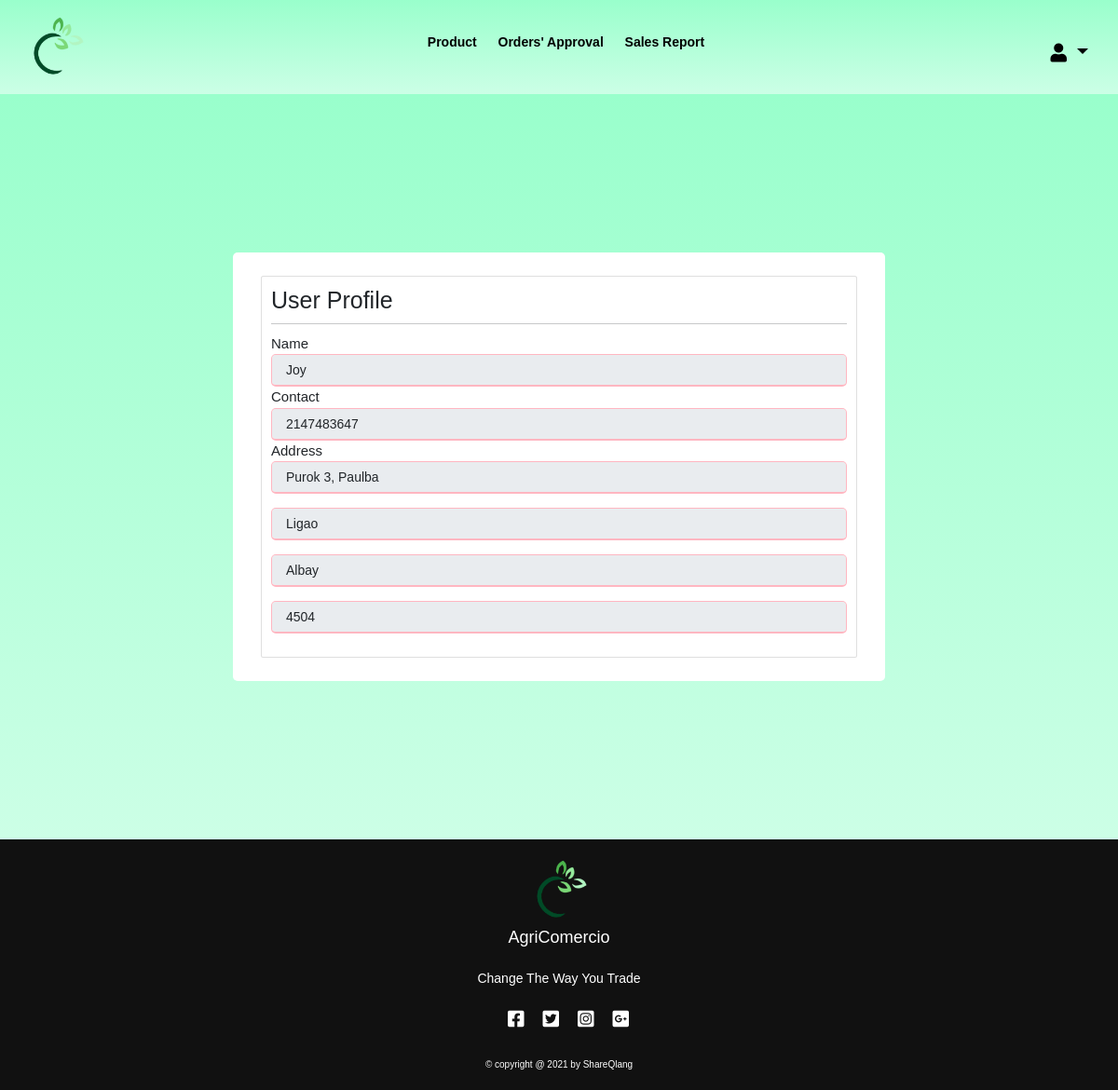
The page /seller/seller_page.php (signed in) on the database its author committed.
### tables this page shows
CREATE TABLE `user_info` (
  `user_info_id` int(11) NOT NULL,
  `user_fullname` varchar(128) NOT NULL,
  `user_id` int(11) NOT NULL,
  `gender` varchar(20) NOT NULL,
  `contact_details` int(20) NOT NULL,
  `house_no_street_brgy` varchar(128) NOT NULL,
  `city` varchar(128) NOT NULL,
  `province` varchar(128) NOT NULL,
  `postal_code` int(11) NOT NULL,
  `user_type` varchar(55) NOT NULL
);

### includes/function.inc.php (called while the page is built, shortened)
<?php
function GetUserDetails($conn, $userid ){
    $sql="SELECT * FROM `user_info`
    WHERE  user_id = ?;
    ";
$stmt=mysqli_stmt_init($conn);
        if (!mysqli_stmt_prepare($stmt, $sql)){
        header("location: index.php?error=stmtfailed");
        exit();
    }
        mysqli_stmt_bind_param($stmt, "s" , $userid);
        mysqli_stmt_execute($stmt);
        $resultData = mysqli_stmt_get_result($stmt);
        if($row = mysqli_fetch_assoc($resultData)){
            return $row;
        }
        else{
            $err=  false;
            return $err;
        }
}

### seller/seller_page.php (the view, shortened to what this page needs)
<?php
include_once "../includes/db_conn.php";
include_once "../includes/function.inc.php";
if(isset($_SESSION['usertype'])){
    if($_SESSION['usertype'] == 'Seller'){
    $USER_ID = $_SESSION['userid'];
        $user_info = GetUserDetails($conn, $USER_ID );
       ?>
<!DOCTYPE html>
<html lang="en">
<head>
    <link rel="stylesheet" href="../css/bootstrap.min.css">
    <link rel="stylesheet" href="../css/style.css">
    <link rel="stylesheet" href="../css/fontawesome.css">
    <link rel="stylesheet" href="../css/owl.carousel.min.css">
    <link rel="stylesheet" href="../css/owl.theme.default.min.css">
    <link rel="stylesheet" href="https://cdnjs.cloudflare.com/ajax/libs/font-awesome/5.15.2/css/all.min.css">
</head>
<body>
<header id="header">
    <div class="right">
        <img clas ="logo" src="../img/logo1.png" alt="" width="70px" height="70px">
    </div>
    <div class="nav-bar">
            <ul>
            <li><a href="product.php">Product</a></li>
            <li><a href="order.php">Orders' Approval</a></li>
            <li><a href="order.php">Sales Report</a></li>
            </ul>
        </div>
    <div class="left">
    <div class="dropdown">
  <button class="dropdown-toggle" type="button" id="dropdownMenu2" data-bs-toggle="dropdown" aria-expanded="false">
  <div class="fas fa-user"></div>
  </button>
</div>
    </div>
</header>
<section id = "profile">
<div class = "profile-container">
    <div class = "row">
        <div class = "col-md-12">
            <div class = "card">
                <div class = "card-body">
                <h1>User Profile</h1>
                <hr>
                <form action="../form.php" method  = "GET">
                    <div class="form-group">
                        <label for="">Name</label>
                        <input type="text" class="form-control" value = "<?php   echo $user_info['user_fullname']; ?>" disabled>
                        <label for="">Contact</label>
                        <input type="text" class="form-control" value = "<?php  echo $user_info['contact_details']; ?>" disabled>
                        <label for="">Address</label>
                        <input type="text" class="form-control" placeholder = "House Number, Street, Barangay" value = "<?php echo $user_info['house_no_street_brgy']; ?>" disabled>
                        <br>
                        <input type="text" class="form-control" placeholder = "City" value = "<?php echo $user_info['city']; ?>" disabled>
                        <br>
                        <input type="text" class="form-control" placeholder = "Province" value = "<?php echo $user_info['province']; ?>" disabled>
                        <br>
                        <input type="text" class="form-control" placeholder = "Postal Code" value = "<?php echo $user_info['postal_code']; ?>" disabled>
                        <br>
                    </div>
                </form>
                </div>
            </div>
        </div>
    </div>
</div>
</section>
<section id="footer">
   <div class="footer-content">
   <img clas ="logo" src="../img/logo1.png" alt="" width="70px" height="70px">
       <h3>AgriComercio</h3>
       <p>Change The Way You Trade</p>
       <ul class="socials">
       <li><a href=""><i class="fab fa-facebook-square"></i></a></li>
       <li><a href=""><i class="fab fa-twitter-square"></i></a></li>
       <li><a href=""><i class="fab fa-instagram-square"></i></a></li>
       <li><a href=""><i class="fab fa-google-plus-square"></i></a></li>
       </ul>
   </div>
    <div class="credit text-center">&#169; copyright @ 2021 by ShareQlang</div>
</section>
</body>
</html>
<?php
    }
}
else{
    header("location: ../sign_in.php");
}
?>

### css/style.css (style rules this page uses)
* { margin: 0; box-sizing: border-box; transition: all .2s linear; font-family: 'Exo 2', sans-serif ; }
html { font-size: 62.5%; scroll-behavior: smooth; }
body { overflow-x: hidden; }
#header { display: flex; align-items: center; justify-content: space-between; padding: 1.5rem 2.5rem; color: black; background-image:linear-gradient(#99ffcc,#ccffe6) ; }
.fa-user { font-size: 2rem; cursor: pointer; color: #000000; }
button { height: 3rem; width: 12rem; background: #339966; color: #fff; border-radius: 5rem; text-align:center; font-size: 2rem; text-decoration:none; margin-top: 1rem; border: none; }
#footer { background: #111; height: auto; padding: 2rem 0; width: 100vw; text-align-last: center; color: white; }
.footer-content { display: flex; align-items: center; justify-content: center; flex-direction: column; text-align: center; }
.footer-content h3 { font-size: 1.8rem; font-weight: 400; line-height: 3rem; }
.footer-content p { margin: 10px auto; line-height: 28px; font-size: 14px; }
.socials { list-style: none; display: flex; align-items: center; justify-content: center; margin: 1rem 0 3rem 0; }
.socials li { margin: 0 10px; }
.socials a { text-decoration: none; color: white; }
.socials a i { font-size: 2rem; transition: color .4s ease; }
.nav-bar { display: flex; align-items: center; padding: 20px; }
.nav-bar ul { display: inline-block; list-style-type: none; }
.nav-bar ul li { display: inline-block; margin-right: 20px; font-size: 14px }
a { text-decoration: none; font-weight: bolder; color: #000000; }
#profile { width: 100vw; height: 100vh; position: relative; display: flex; justify-content: center; align-items: center; background: linear-gradient(#99ffcc,#ccffe6); }
.profile-container { max-width: 700px; width: 100%; background: #fff; padding: 25px 30px; border-radius: 5px; }
.form-group label { font-size: 1.5rem; }
.form-group input { height: 35px; width: 100%; outline: none; border-radius: 5px; border: 1px solid lightpink; padding: 15px; font-size: 14px; border-bottom-width: 2px; transition: all 0.3s ease; }
.dropdown #dropdownMenu2 { background: none; border: none; outline: none; color: black; width: 5.5rem; }

### rows shown on the page
user_info: user_fullname "Joy", contact_details "2147483647", house_no_street_brgy "Purok 3, Paulba", city "Ligao", province "Albay", postal_code "4504"
